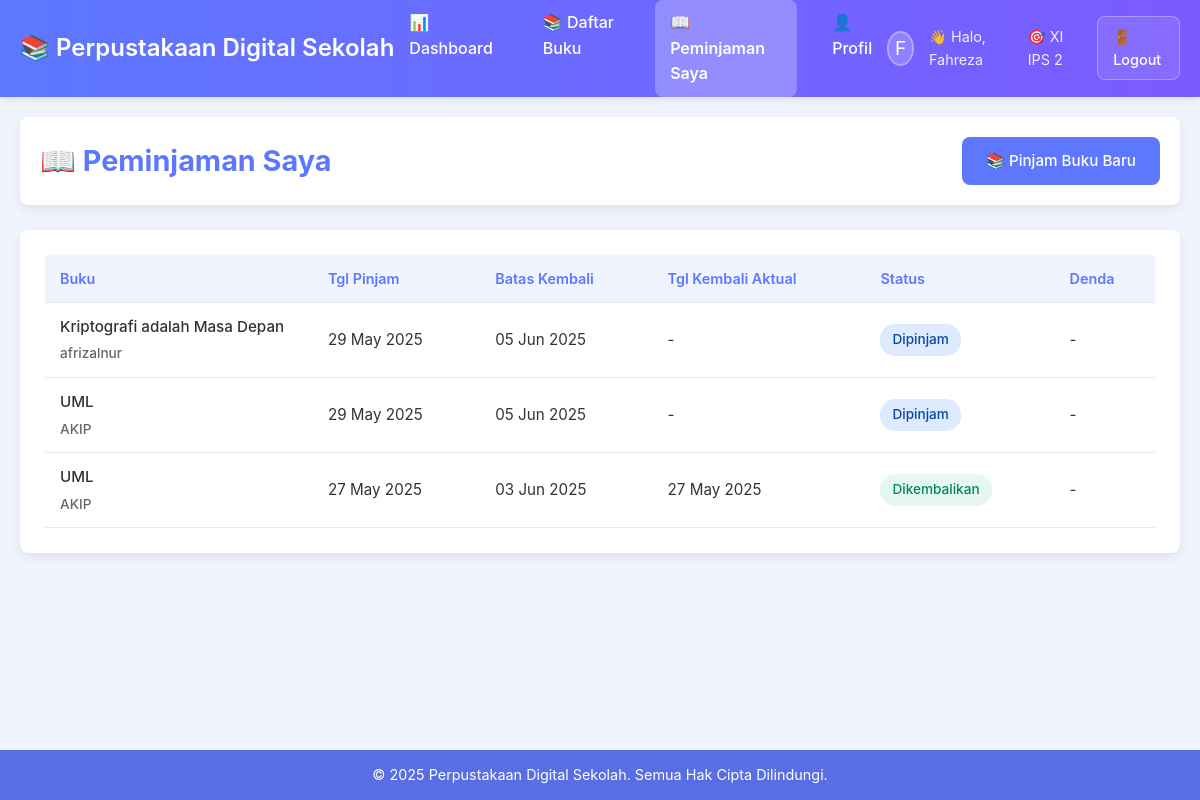
/member/loans (signed in), run on the app's committed database.
### app.py (models this page shows, shortened)
class User(UserMixin, db.Model):
    id = db.Column(db.Integer, primary_key=True)
    username = db.Column(db.String(80), unique=True, nullable=False)
    email = db.Column(db.String(120), unique=True, nullable=False)
    password_hash = db.Column(db.String(120), nullable=False)
    role = db.Column(db.String(20), nullable=False, default='member')  # 'admin' or 'member'
    nama_lengkap = db.Column(db.String(100), nullable=False)
    kelas = db.Column(db.String(20))  # untuk member
    profile_photo = db.Column(db.String(200))  # path to profile photo
    created_at = db.Column(db.DateTime, default=datetime.utcnow)

class Peminjaman(db.Model):
    id = db.Column(db.Integer, primary_key=True)
    user_id = db.Column(db.Integer, db.ForeignKey('user.id'), nullable=False)
    buku_id = db.Column(db.Integer, db.ForeignKey('buku.id'), nullable=False)
    tanggal_pinjam = db.Column(db.DateTime, default=datetime.utcnow)
    tanggal_kembali_rencana = db.Column(db.DateTime, nullable=False)
    tanggal_kembali_aktual = db.Column(db.DateTime)
    status = db.Column(db.String(20), default='dipinjam')  # 'dipinjam', 'dikembalikan'
    denda = db.Column(db.Integer, default=0)
    user = db.relationship('User', backref='peminjaman')
    buku = db.relationship('Buku', backref='peminjaman')

class Buku(db.Model):
    id = db.Column(db.Integer, primary_key=True)
    judul = db.Column(db.String(200), nullable=False)
    pengarang = db.Column(db.String(100), nullable=False)
    penerbit = db.Column(db.String(100))
    tahun_terbit = db.Column(db.Integer)
    isbn = db.Column(db.String(20), unique=True)
    kategori = db.Column(db.String(50))
    stok = db.Column(db.Integer, default=1)
    deskripsi = db.Column(db.Text)
    gambar = db.Column(db.String(200))  # path to book cover image
    created_at = db.Column(db.DateTime, default=datetime.utcnow)

### app.py (the view)
@app.route('/member/loans')
@login_required
def member_loans():
    if current_user.role != 'member':
        flash('Akses ditolak!')
        return redirect(url_for('index'))
    loans = Peminjaman.query.filter_by(user_id=current_user.id).order_by(Peminjaman.tanggal_pinjam.desc()).all()
    today = datetime.now().date()
    return render_template('member/loans.html', loans=loans, today=today)

### app.py (called while the page is built)
@login_manager.user_loader
def load_user(user_id):
    return User.query.get(int(user_id))

@app.context_processor
def inject_kelas_options():
    return dict(KELAS_OPTIONS=KELAS_OPTIONS)

### templates/member/loans.html (shortened to what this page needs)
{% extends "member/base.html" %}
{% block content %}
<div class="loans-header-member">
    <h1>📖 Peminjaman Saya</h1>
    <a href="{{ url_for('member_books') }}" class="btn-member">📚 Pinjam Buku Baru</a>
</div>
{% if loans %}
<div class="loans-table-container-member">
    <table class="loans-list-table">
        <thead>
            <tr>
                <th>Buku</th>
                <th>Tgl Pinjam</th>
                <th>Batas Kembali</th>
                <th>Tgl Kembali Aktual</th>
                <th>Status</th>
                <th>Denda</th>
            </tr>
        </thead>
        <tbody>            {% for loan in loans %}
            <tr>
                <td class="book-title-cell" data-label="Buku">
                    {{ loan.buku.judul }}
                    <small>{{ loan.buku.pengarang }}</small>
                </td>
                <td data-label="Tgl Pinjam">{{ loan.tanggal_pinjam.strftime('%d %b %Y') }}</td>
                <td class="date-cell
                    {% if loan.status == 'dipinjam' and loan.tanggal_kembali_rencana.date() == today %}due-today{% endif %}" data-label="Batas Kembali">
                    {{ loan.tanggal_kembali_rencana.strftime('%d %b %Y') }}
                </td>
                <td data-label="Tgl Kembali Aktual">
                    {% if loan.tanggal_kembali_aktual %}
                        {{ loan.tanggal_kembali_aktual.strftime('%d %b %Y') }}
                    {% else %}
                        -
                    {% endif %}
                </td>
                <td data-label="Status">
                    {% if loan.status == 'dipinjam' %}
                        <span class="loan-status-badge dipinjam">Dipinjam</span>
                    {% elif loan.status == 'dikembalikan' %}
                        <span class="loan-status-badge dikembalikan">Dikembalikan</span>
                    {% else %}
                        <span class="loan-status-badge">{{ loan.status|capitalize }}</span>
                    {% endif %}
                </td>
                <td data-label="Denda">
                    {% if loan.denda > 0 %}
                        <span class="fine-amount-loan">Rp {{ "{:,.0f}".format(loan.denda).replace(",", ".") }}</span>
                    {% else %}
                        -
                    {% endif %}
                </td>
            </tr>
            {% endfor %}
        </tbody>
    </table>
</div>
{% endif %}
{% endblock %}

### templates/member/includes/header.html (shortened to what this page needs)
<header class="main-header-member">
    <div class="header-logo-member">
        <a href="{{ url_for('member_dashboard') }}">📚 Perpustakaan Digital Sekolah</a>
    </div>
    <nav class="header-nav-member">
        <ul>
            <li><a href="{{ url_for('member_dashboard') }}" class="{% if request.endpoint == 'member_dashboard' %}active{% endif %}">📊 Dashboard</a></li>
            <li><a href="{{ url_for('member_books') }}" class="{% if request.endpoint in ['member_books', 'member_book_detail'] %}active{% endif %}">📚 Daftar Buku</a></li>
            <li><a href="{{ url_for('member_loans') }}" class="{% if request.endpoint == 'member_loans' %}active{% endif %}">📖 Peminjaman Saya</a></li>
            <li><a href="{{ url_for('member_profile') }}" class="{% if request.endpoint == 'member_profile' %}active{% endif %}">👤 Profil</a></li>
        </ul>
    </nav>    <div class="header-user-info-member">
        <div class="header-profile-photo">
            {% if current_user.profile_photo %}
                <img src="{{ url_for('static', filename=current_user.profile_photo) }}" alt="Profile Photo">
            {% else %}
                {{ current_user.nama_lengkap[0].upper() }}
            {% endif %}
        </div>
        <span>👋 Halo, {{ current_user.nama_lengkap }}</span>
        <span>🎯 {{ current_user.kelas }}</span>
        <a href="{{ url_for('logout') }}" class="logout-btn-member">🚪 Logout</a>
    </div>
</header>

### templates/member/base.html (style rules this page uses)
:root { --primary-blue: #5D78FF; --primary-blue-dark: #4A60E0; --primary-purple: #7B5AFF; --light-blue-bg: #F0F4FF; --white-bg: #FFFFFF; --card-shadow: 0 4px 12px rgba(0, 0, 0, 0.08); --border-radius-md: 8px; --text-dark: #333333; --text-light: #666666; --text-on-primary: #FFFFFF; --font-family-main: -apple-system, BlinkMacSystemFont, 'Segoe UI', Roboto, Helvetica, Arial, sans-serif; }
*, *::before, *::after { box-sizing: border-box; margin: 0; padding: 0; }
body { font-family: var(--font-family-main); background-color: var(--light-blue-bg); color: var(--text-dark); line-height: 1.6; display: flex; flex-direction: column; min-height: 100vh; }
a { text-decoration: none; color: var(--primary-blue); }
.btn-member { display: inline-block; padding: 12px 24px; border-radius: var(--border-radius-md); background-color: var(--primary-blue); color: var(--text-on-primary); font-weight: 500; text-align: center; border: none; cursor: pointer; transition: all 0.3s ease; font-size: 0.95rem; text-decoration: none; min-height: 44px; display: flex; align-items: center; justify-content: center; gap: 8px; }
html { scroll-behavior: smooth; }
body { overflow-x: hidden; }

### templates/member/loans.html (style rules this page uses)
.loans-header-member { display: flex; justify-content: space-between; align-items: center; margin-bottom: 25px; background-color: var(--white-bg); padding: 20px; border-radius: var(--border-radius-md); box-shadow: var(--card-shadow); flex-wrap: wrap; gap: 15px; }
.loans-header-member h1 { color: var(--primary-blue); font-size: 1.8rem; margin: 0; }
.loans-table-container-member { background-color: var(--white-bg); padding: 25px; border-radius: var(--border-radius-md); box-shadow: var(--card-shadow); overflow-x: auto; }
.loans-list-table { width: 100%; min-width: 700px; border-collapse: collapse; }
.loans-list-table th, .loans-list-table td { padding: 12px 15px; text-align: left; border-bottom: 1px solid #EAEAEA; font-size: 0.95rem; vertical-align: middle; }
.loans-list-table thead th { background-color: var(--light-blue-bg); font-weight: 600; color: var(--primary-blue); font-size: 0.9rem; white-space: nowrap; position: sticky; top: 0; z-index: 10; }
.book-title-cell { font-weight: 500; max-width: 200px; }
.book-title-cell small { display: block; color: var(--text-light); font-size: 0.85rem; margin-top: 4px; }
.loan-status-badge { padding: 5px 12px; border-radius: 15px; font-size: 0.85rem; font-weight: 500; display: inline-block; white-space: nowrap; }
.loan-status-badge.dipinjam { background-color: #DEEBFF; color: #0747A6; }
.loan-status-badge.dikembalikan { background-color: #E6F7F0; color: #00875A; }

### templates/member/includes/header.html (style rules this page uses)
.main-header-member { background: linear-gradient(90deg, var(--primary-blue, #5D78FF) 0%, var(--primary-purple, #7B5AFF) 100%); color: var(--text-on-primary); padding: 0 20px; display: flex; align-items: center; justify-content: space-between; min-height: 70px; box-shadow: 0 2px 8px rgba(0, 0, 0, 0.1); position: sticky; top: 0; z-index: 1000; }
.header-logo-member a { color: var(--text-on-primary); font-size: 1.5rem; font-weight: 600; text-decoration: none; white-space: nowrap; overflow: hidden; text-overflow: ellipsis; }
.header-nav-member ul { list-style: none; display: flex; gap: 20px; margin: 0; padding: 0; }
.header-nav-member ul li a { color: var(--text-on-primary); text-decoration: none; padding: 10px 15px; border-radius: var(--border-radius-md); transition: background-color 0.2s ease, color 0.2s ease; font-weight: 500; display: flex; align-items: center; gap: 8px; }
.header-nav-member ul li a:hover, .header-nav-member ul li a.active { background-color: rgba(255, 255, 255, 0.15); color: var(--text-on-primary); }
.header-nav-member ul li a.active { background-color: rgba(255, 255, 255, 0.25); font-weight: 600; }
.header-user-info-member { display: flex; align-items: center; gap: 15px; font-size: 0.9rem; }
.header-profile-photo { width: 35px; height: 35px; border-radius: 50%; overflow: hidden; border: 2px solid rgba(255, 255, 255, 0.3); display: flex; align-items: center; justify-content: center; background: rgba(255, 255, 255, 0.2); font-size: 1.2rem; }
.header-user-info-member span { opacity: 0.9; }
.logout-btn-member { background-color: rgba(255, 255, 255, 0.1); color: var(--text-on-primary); padding: 8px 15px; border-radius: var(--border-radius-md); text-decoration: none; font-weight: 500; transition: background-color 0.2s ease; border: 1px solid rgba(255, 255, 255, 0.3); }

### data on the page
User: nama_lengkap "F", nama_lengkap "Fahreza", kelas "XI IPS 2"
Peminjaman: buku.judul "Kriptografi adalah Masa Depan", buku.pengarang "afrizalnur", tanggal_pinjam "29 May 2025", tanggal_kembali_rencana "05 Jun 2025", status "Dipinjam"
Peminjaman: buku.judul "UML", buku.pengarang "AKIP", tanggal_pinjam "29 May 2025", tanggal_kembali_rencana "05 Jun 2025", status "Dipinjam"
Peminjaman: buku.judul "UML", buku.pengarang "AKIP", tanggal_pinjam "27 May 2025", tanggal_kembali_rencana "03 Jun 2025", tanggal_kembali_aktual "27 May 2025", status "Dikembalikan"
